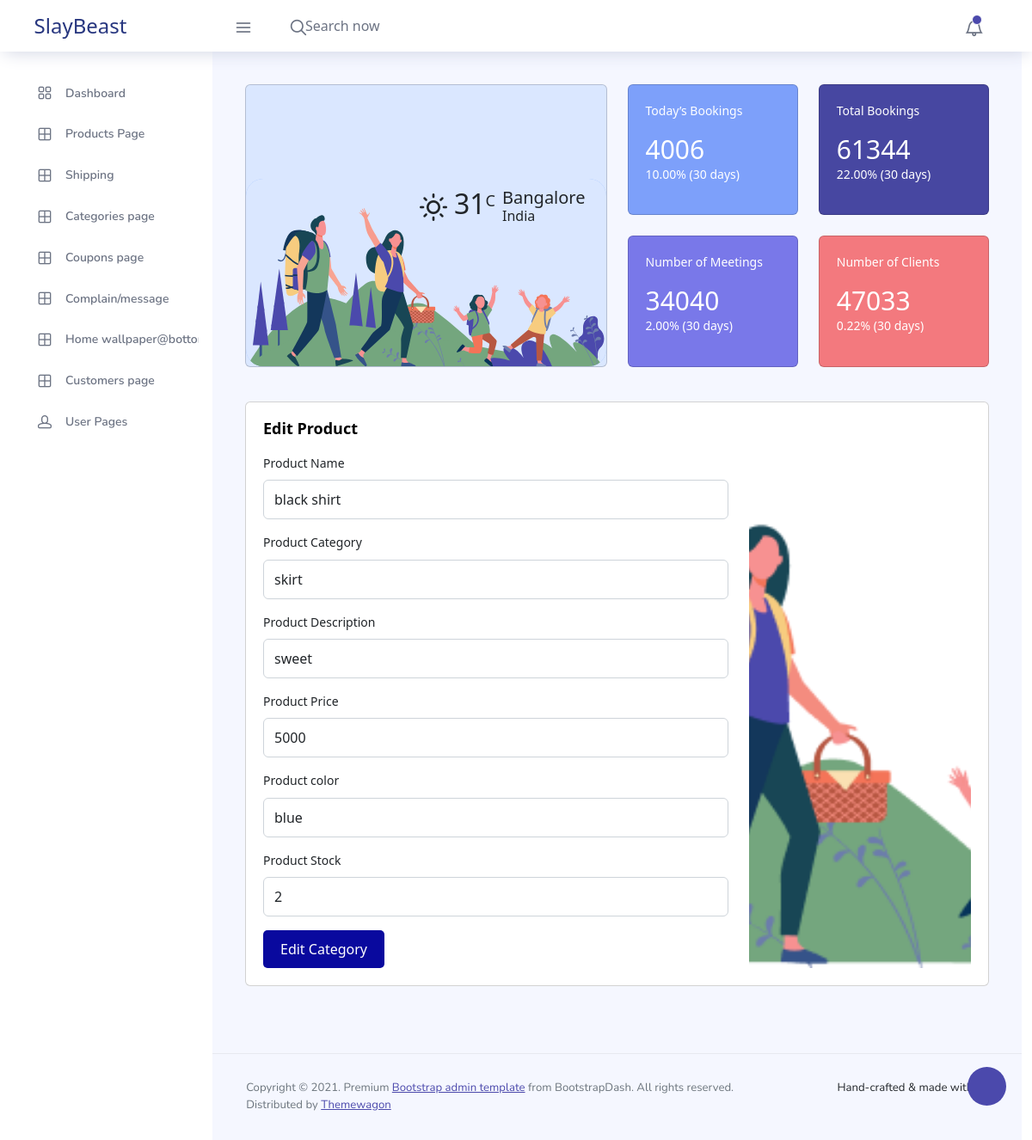
The app's page /admin/edit_product.php?product_id=1 with its own data.
### tables this page shows
CREATE TABLE `products` (
  `product_id` int(11) NOT NULL,
  `product_name` varchar(255) NOT NULL,
  `product_category` varchar(255) NOT NULL,
  `product_description` text NOT NULL,
  `product_image1` varchar(255) NOT NULL,
  `product_image2` varchar(255) NOT NULL,
  `product_image3` varchar(255) NOT NULL,
  `product_image4` varchar(255) NOT NULL,
  `price` varchar(255) NOT NULL,
  `color` varchar(100) NOT NULL,
  `stock` varchar(100) NOT NULL,
  `created_at` timestamp NOT NULL DEFAULT current_timestamp()
);

### admin/edit_product.php (the view, shortened to what this page needs)
<?php
include('layout/header.php');
include('../config/dbcon.php');
?>
<?php
             if(isset($_GET['product_id'])){
                $product_id =  $_GET['product_id'] ?? null;
                 $stmt =$pdo->prepare("SELECT * FROM products WHERE product_id=:product_id");
                 $stmt->bindValue(':product_id', $product_id);
                 $stmt->execute();
                 $products = $stmt->fetchAll(PDO::FETCH_ASSOC);
                 }else if(isset($_POST['edit_btn'])){
                     $product_id = $_POST['product_id'];
                     $product_name = $_POST['name'];
                     $product_category = $_POST['category'];
                     $product_description = $_POST['description'];
                     $product_price = $_POST['price'];
                     $product_color = $_POST['color'];
                     $product_stock = $_POST['stock'];
                     $stmt = $pdo->prepare('UPDATE products SET product_name =:product_name,product_category=:product_category,product_description=:product_description,price=:price,color=:color,stock=:stock WHERE product_id=:product_id');
                     $stmt->bindValue(':product_name',$product_name);
                     $stmt->bindValue(':product_category',$product_category);
                     $stmt->bindValue(':product_description',$product_description);
                     $stmt->bindValue(':price',$product_price);
                     $stmt->bindValue(':color',$product_color);
                     $stmt->bindValue(':stock',$product_stock);
                     $stmt->bindValue(':product_id',$product_id);
                     if($stmt->execute()){
                         header('location:products.php?edit_success_message=Product has been updated successfully');
                     }else{
                         header('location:products.php?edit_failure_message=Error occured, try again');
                     }
             }else{
                 header('location:products.php');
                 exit;
             }
?>
    <div class="container-fluid page-body-wrapper">
      <div class="theme-setting-wrapper">
        <div id="settings-trigger"><i class="ti-settings"></i></div>
      </div>
      <?php include('layout/sidebar.php')  ?>
      <div class="main-panel">
        <div class="content-wrapper">
          <div class="row">
            <div class="col-md-6 grid-margin stretch-card">
              <div class="card tale-bg">
                <div class="card-people mt-auto">
                  <img src="images/dashboard/people.svg" alt="people">
                  <div class="weather-info">
                    <div class="d-flex">
                      <div>
                        <h2 class="mb-0 font-weight-normal"><i class="icon-sun mr-2"></i>31<sup>C</sup></h2>
                      </div>
                      <div class="ml-2">
                        <h4 class="location font-weight-normal">Bangalore</h4>
                        <h6 class="font-weight-normal">India</h6>
                      </div>
                    </div>
                  </div>
                </div>
              </div>
            </div>
            <div class="col-md-6 grid-margin transparent">
              <div class="row">
                <div class="col-md-6 mb-4 stretch-card transparent">
                  <div class="card card-tale">
                    <div class="card-body">
                      <p class="mb-4">Today’s Bookings</p>
                      <p class="fs-30 mb-2">4006</p>
                      <p>10.00% (30 days)</p>
                    </div>
                  </div>
                </div>
                <div class="col-md-6 mb-4 stretch-card transparent">
                  <div class="card card-dark-blue">
                    <div class="card-body">
                      <p class="mb-4">Total Bookings</p>
                      <p class="fs-30 mb-2">61344</p>
                      <p>22.00% (30 days)</p>
                    </div>
                  </div>
                </div>
              </div>
              <div class="row">
                <div class="col-md-6 mb-4 mb-lg-0 stretch-card transparent">
                  <div class="card card-light-blue">
                    <div class="card-body">
                      <p class="mb-4">Number of Meetings</p>
                      <p class="fs-30 mb-2">34040</p>
                      <p>2.00% (30 days)</p>
                    </div>
                  </div>
                </div>
                <div class="col-md-6 stretch-card transparent">
                  <div class="card card-light-danger">
                    <div class="card-body">
                      <p class="mb-4">Number of Clients</p>
                      <p class="fs-30 mb-2">47033</p>
                      <p>0.22% (30 days)</p>
                    </div>
                  </div>
                </div>
              </div>
            </div>
          </div>
          <div class="row">
            <div class="col-md-12 grid-margin stretch-card">
              <div class="card">
                <div class="card-body">
                  <p class="card-title">Edit Product</p>
                  <div class="row">
                    <div class="col-md-8">
                      <form action="edit_product.php" method="POST" enctype="multipart/form-data">
                     <?php
                      $stmt =$pdo->prepare("SELECT * FROM products WHERE product_id=:product_id");
                      $stmt->bindValue(':product_id', $product_id);
                      $stmt->execute();
                      $products = $stmt->fetchAll(PDO::FETCH_ASSOC);
                     ?>
                      <?php foreach($products as $row):?>
                        <div class="mb-3 form-group">
                            <label for="" class="form-label">Product Name</label>
                          <input type="text" name="name" value="<?= $row['product_name'] ?>" placeholder="product category" class="form-control">
                        </div>
                        <div class="mb-3 form-group">
                        <label for="" class="form-label">Product Category</label>
                          <input type="text" name="category" value="<?= $row['product_category'] ?>" placeholder="product category" class="form-control">
                        </div>
                        <div class="mb-3 form-group">
                        <label for="" class="form-label">Product Description</label>
                          <input type="text" name="description" value="<?= $row['product_description'] ?>" placeholder="product description" class="form-control">
                        </div>
                        <div class="mb-3 form-group">
                        <label for="" class="form-label">Product Price</label>
                          <input type="text" name="price" value="<?= $row['price'] ?>" placeholder="product price" class="form-control">
                        </div>
                        <div class="mb-3 form-group">
                        <label for="" class="form-label">Product color</label>
                          <input type="text" name="color" value="<?= $row['color'] ?>" placeholder="product price" class="form-control">
                        </div>
                        <div class="mb-3 form-group">
                        <label for="" class="form-label">Product Stock</label>
                          <input type="text" name="stock" value="<?= $row['stock'] ?>" placeholder="product price" class="form-control">
                        </div>
                        <button name="edit_btn"type="submit" class="pro-btn">Edit Category</button>
                        <?php  endforeach;  ?>
                      </form>
                    </div>
                    <div class="col-md-4">
                      <img src="./images/dashboard/people.png" alt="" width="100%" height="100%" style="object-fit:cover;">
                    </div>
                  </div>
                  </div>
                </div>
              </div>
            </div>
        </div>
        <?php  include('layout/footer.php'); ?>

### admin/css/style.css (style rules this page uses)
.pro-btn { background: rgb(9, 9, 158); border-radius: 5px; color:white; border: none; padding: 10px 20px; }
.form-control { padding: 10px 20px; }

### records on screen
products: name "black shirt", category "skirt", description "sweet", price "5000", color "blue", stock "2"
